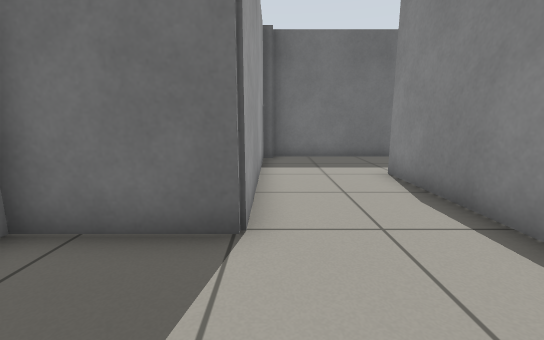
View 1 (above)

16 first-person views from a walk through a robot-simulator world made for Gazebo. The camera is 0.72 m above the floor, tilts 10° down and sees 90° across. The floor is counted in squares, 0.5 m on a side. Each view is taken from the middle of a square. On the plan, view 1 faces up. The plan holds only what a view shows up to about 13 squares ahead; the rest is blank.

View 2
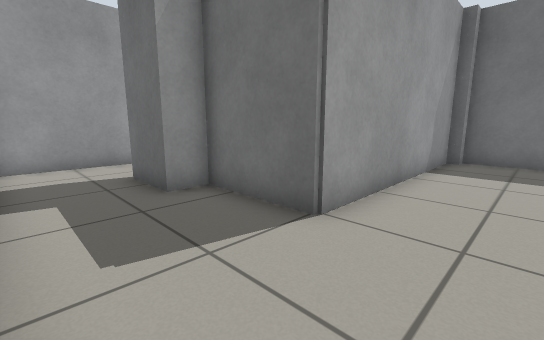

View 3
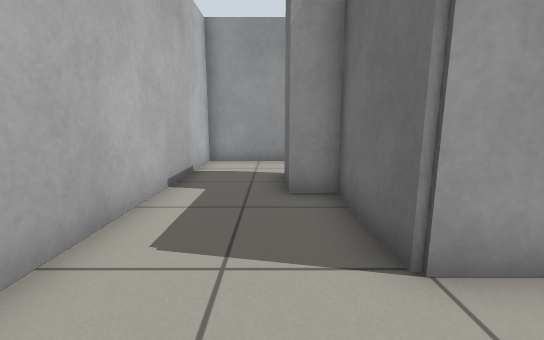

View 4
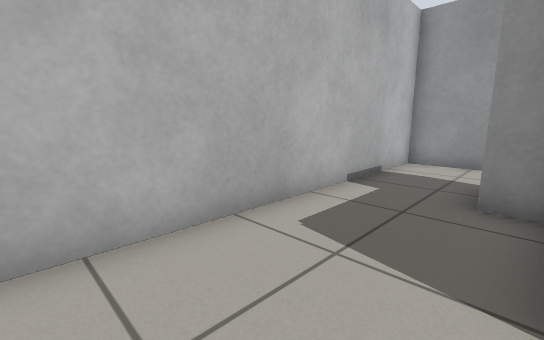

View 5
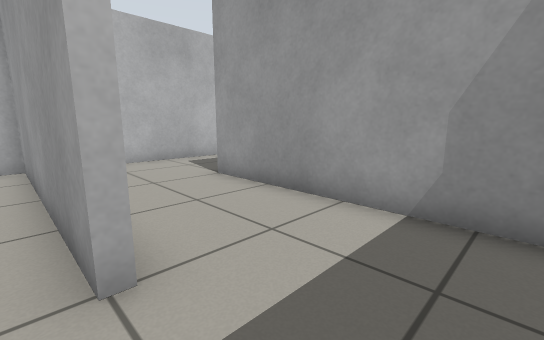

View 6
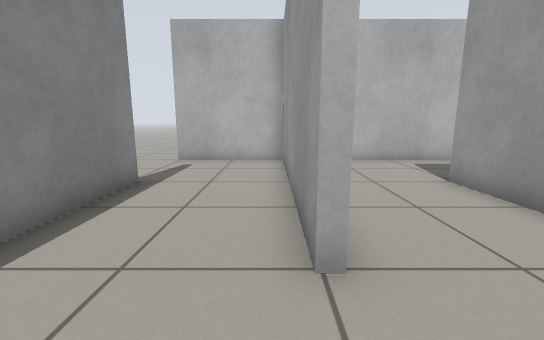

View 7
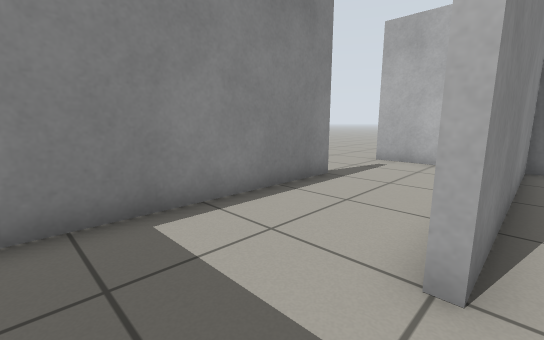

View 8
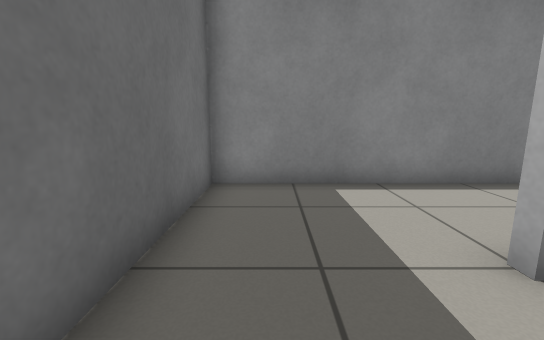

View 9
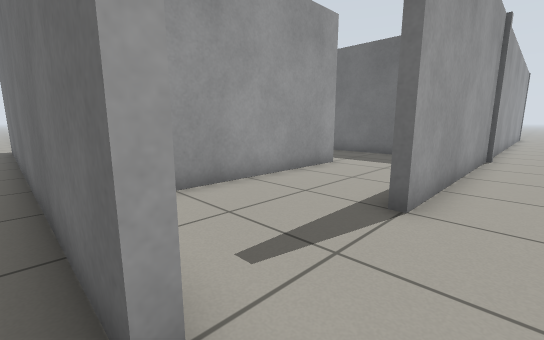

View 10
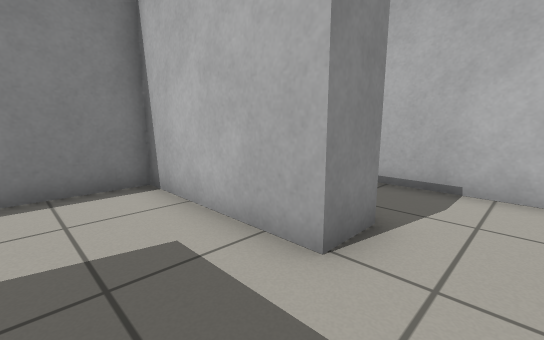

View 11
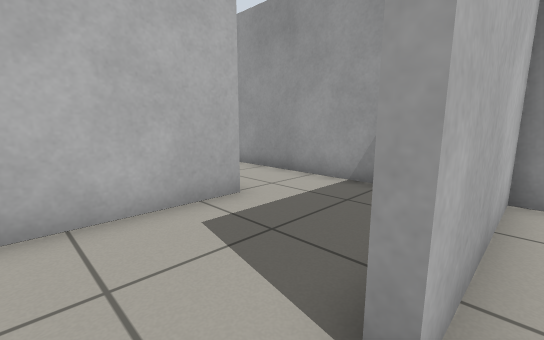

View 12
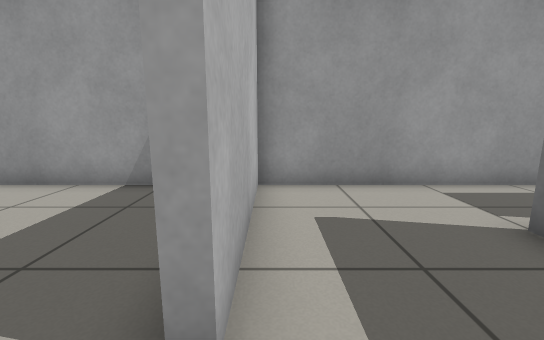

View 13
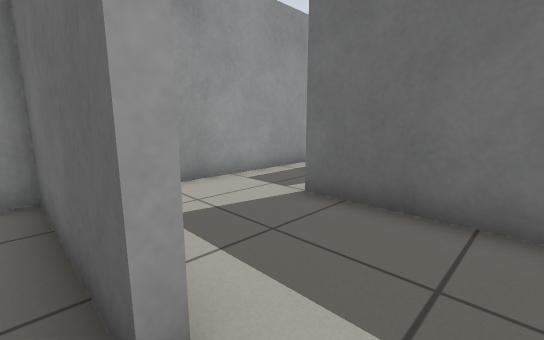

View 14
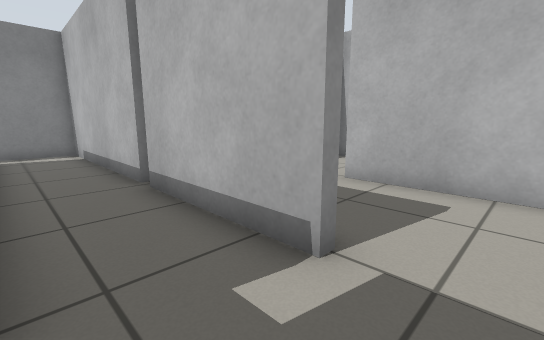

View 15
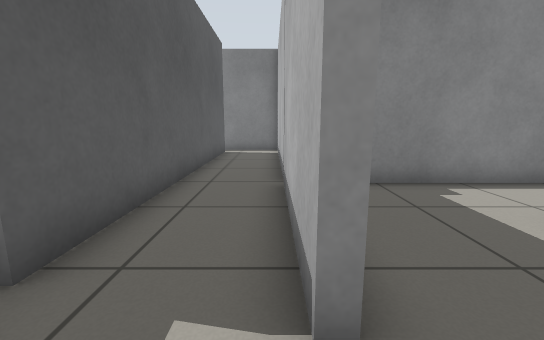

View 16
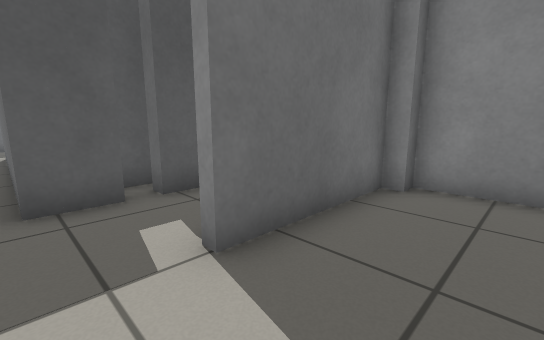

### Floor plan
Ten units are one square. View 1 is at (0, 0); x grows to the right and y downward. Boxes are objects, and circles mark ways between rooms. Rooms are numbered by the first view taken in them; rooms with no view inside come last. Other rooms are left out.
<svg viewBox="-89 -201 174 212">
<path fill="none" stroke="#000" d="M0 -109 -3 -109 -3 -33 -34 -33 -34 -23 -54 -23M34 -114 0 -114M-81 -25 -81 3 33 3 33 -76M73 -34 73 -114 34 -114M36 -76 36 3 66 3M76 -167 76 -132M76 -117 76 -34M66 3 76 3M76 6 -84 6M76 3 76 6M-81 -52 -81 -25M-54 -23 -54 -36 -35 -36M-34 -74 -81 -74M-6 -75 -6 -109M-12 -114 -36 -114M-35 -36 -6 -36 -6 -75M-4 -117 73 -117 73 -141M-45 -155 -52 -155M-54 -143 -69 -143M-55 -117 -7 -117M-81 -150 -81 -116M64 -143 -48 -143 -48 -149M-69 -143 -69 -196M-81 -116 -81 -77 -34 -77M-36 -114 -55 -114"/>
<circle cx="30" cy="-90" r="3" fill="#2a7"/>
<circle cx="-65" cy="-30" r="3" fill="#2a7"/>
<circle cx="70" cy="-15" r="3" fill="#2a7"/>
<circle cx="-45" cy="-50" r="3" fill="#2a7"/>
<circle cx="-25" cy="-70" r="3" fill="#2a7"/>
<circle cx="-45" cy="-90" r="3" fill="#2a7"/>
<circle cx="-65" cy="-110" r="3" fill="#2a7"/>
<text x="0" y="-40">1</text>
<text x="50" y="-50">2</text>
<text x="80" y="-150">3</text>
<text x="-60" y="-50">4</text>
<text x="-30" y="-90">5</text>
<text x="-30" y="-60">6</text>
<text x="-10" y="-130">7</text>
<text x="-60" y="-90">8</text>
</svg>
Room 1 opens to room 2. Room 1 opens to room 4. Room 2 opens to room 3. Room 4 opens to room 6. Room 5 opens to room 6. Room 5 opens to room 8. Room 7 opens to room 8.

Where each view was taken, in squares from view 1:
view 1: 0 up, 0 right, facing up
view 2: 0 up, 2 right, facing up-left
view 3: 2 up, 2 right, facing left
view 4: 3 up, 2 right, facing down-left
view 5: 10 up, 4 right, facing down-left
view 6: 10 up, 4 right, facing down
view 7: 10 up, 3 right, facing down-right
view 8: 10 up, 1 right, facing right
view 9: 1 down, 9 right, facing up-left
view 10: 6 up, 7 left, facing down-right
view 11: 8 up, 2 left, facing down-left
view 12: 8 up, 2 left, facing left
view 13: 7 up, 2 left, facing up-left
view 14: 14 up, 7 left, facing down-right
view 15: 12 up, 7 left, facing right
view 16: 9 up, 7 left, facing up-right
